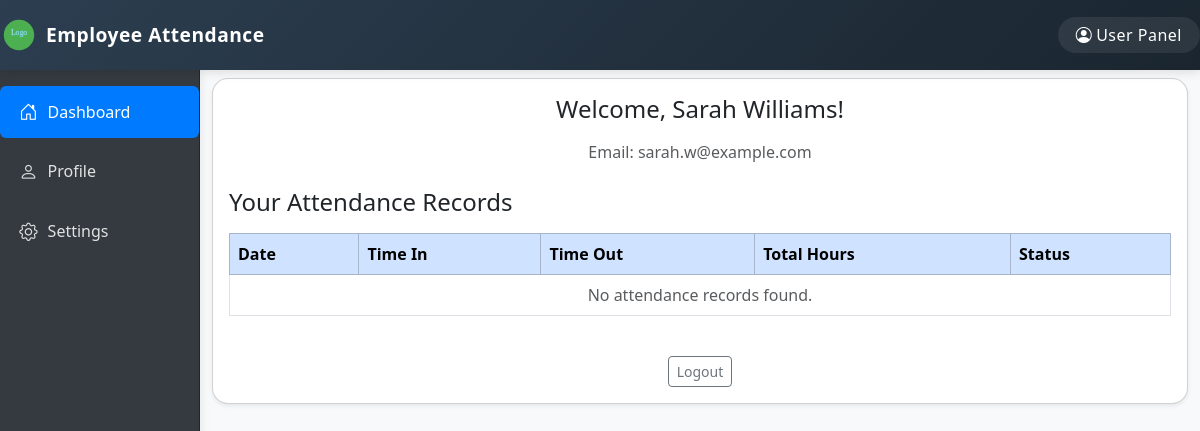
Page /views/user/dashboard.php (signed in) on the earlier database version.
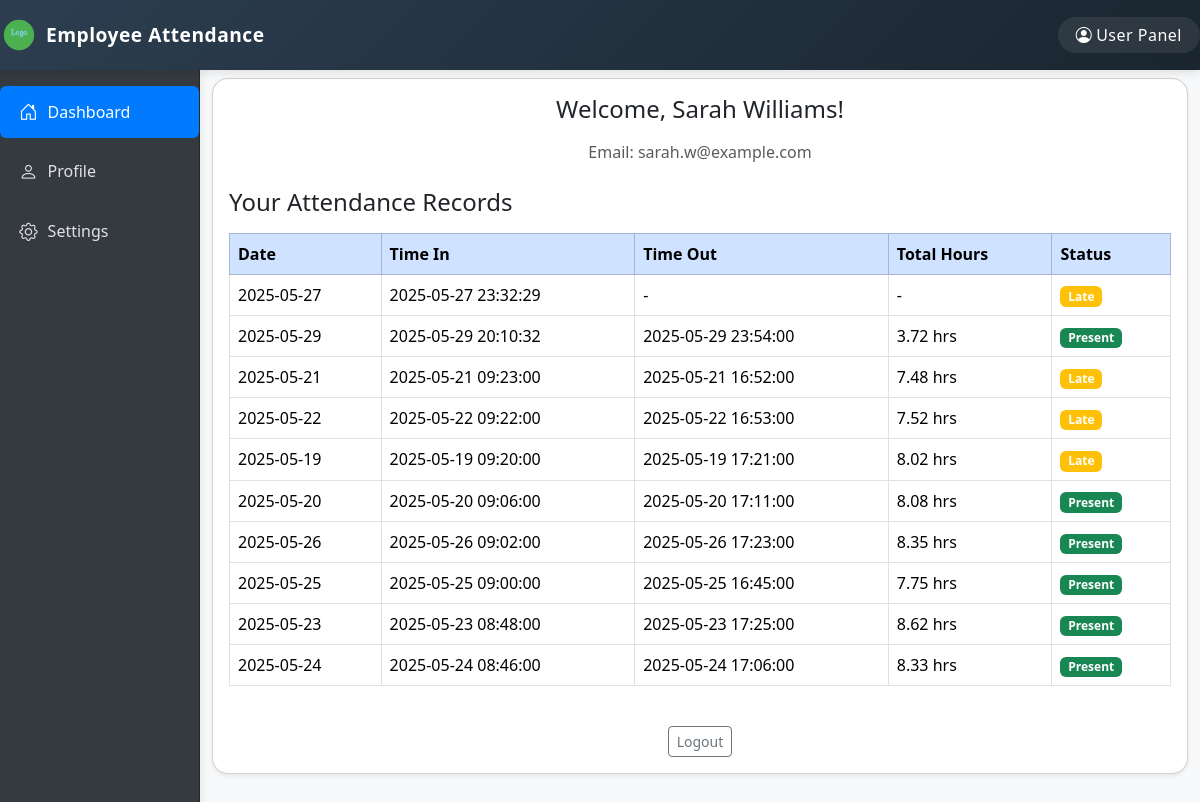
Same page on the later database version.
### tables this page shows
CREATE TABLE `users` (
  `id` int(11) NOT NULL,
  `username` varchar(50) NOT NULL,
  `password` varchar(255) NOT NULL,
  `email` varchar(100) NOT NULL,
  `code` varchar(255) NOT NULL,
  `created_at` timestamp NOT NULL DEFAULT current_timestamp()
);

CREATE TABLE `morning_time_log` (
  `id` int(11) NOT NULL,
  `employee_id` int(11) NOT NULL,
  `time_in` datetime DEFAULT NULL,
  `time_out` datetime DEFAULT NULL,
  `status` enum('present','late','absent') DEFAULT 'absent'
);

### db/connect.php (called while the page is built, shortened)
<?php
$host = "localhost";
$username = "root";
$password = "";
$database = "employee_attendance";
try {
    $conn = new mysqli($host, $username, $password, $database);
    return $conn;
} catch (Exception $e) {
    die("Database connection error: " . $e->getMessage());
}
?>

### controller/user/user_dashboard.php (called while the page is built, shortened)
<?php
require_once '../../db/connect.php';
$user_id = $_SESSION['user_id'];
$stmt = $conn->prepare("SELECT username, email FROM users WHERE id = ?");
$stmt->bind_param("i", $user_id);
$stmt->execute();
$user_result = $stmt->get_result();
$user = $user_result->fetch_assoc();
$stmt = $conn->prepare("SELECT id, DATE(time_in) AS date, TIME(time_in) AS time_in, TIME(time_out) AS time_out, time_in, time_out, status
    FROM morning_time_log
    WHERE employee_id = ? AND time_in IS NOT NULL AND TIME(time_in) != '00:00:00'
    ORDER BY time_in DESC");
$stmt->bind_param("i", $user_id);
$stmt->execute();
$attendance_result = $stmt->get_result();
$attendance = [];
while ($row = $attendance_result->fetch_assoc()) {
    $hours = '-';
    if (!empty($row['time_out']) && !empty($row['time_in'])) {
        $timeIn = new DateTime($row['time_in']);
        $timeOut = new DateTime($row['time_out']);
        $interval = $timeIn->diff($timeOut);
        $hours = $interval->h + ($interval->i / 60);
        $hours = round($hours, 2) . ' hrs';
    }
    $row['total_hours'] = $hours;
    $attendance[] = $row;
}
return [
    'user' => $user,
    'attendance' => $attendance
];

### views/user/dashboard.php (the view, shortened to what this page needs)
<?php
$data = include_once '../../controller/user/user_dashboard.php';
$user = $data['user'];
$attendance = $data['attendance'];
?>
<!DOCTYPE html>
<html lang="en">
<head>
    <link rel="stylesheet" href="../../assets/css/bootstrap.min.css">
</head>
<body class="bg-light">
<?php
require_once '../../includes/user/header.php';
?>
<div class="container-fluid" style="min-height:100vh;">
    <div class="row">
        <div class="col-md-2 p-0">
            <?php require_once '../../includes/user/sidebar.php'; ?>
        </div>
        <div class="col-md-10 main-content-user">
            <div class="card shadow-sm rounded-4 mb-4">
                <div class="card-body">
                    <h2 class="h4 mb-3 text-center">Welcome, <?php echo htmlspecialchars($user['username']); ?>!</h2>
                    <p class="text-center text-muted mb-4">Email: <?php echo htmlspecialchars($user['email']); ?></p>
                    <h4 class="mb-3">Your Attendance Records</h4>
                    <div class="table-responsive">
                        <table class="table table-bordered table-hover align-middle">
                            <thead class="table-primary">
                                <tr>
                                    <th>Date</th>
                                    <th>Time In</th>
                                    <th>Time Out</th>
                                    <th>Total Hours</th>
                                    <th>Status</th>
                                </tr>
                            </thead>
                            <tbody>
                                <?php if (empty($attendance)): ?>
                                    <tr>
                                        <td colspan="5" class="text-center text-muted">No attendance records found.</td>
                                    </tr>
                                <?php else: ?>
                                    <?php foreach ($attendance as $row): ?>
                                        <tr>
                                            <td><?php echo htmlspecialchars($row['date']); ?></td>
                                            <td><?php echo htmlspecialchars($row['time_in']); ?></td>
                                            <td><?php echo htmlspecialchars($row['time_out'] ?? '-'); ?></td>
                                            <td><?php echo htmlspecialchars($row['total_hours']); ?></td>
                                            <td>
                                                <?php
                                                    $badge = 'secondary';
                                                    if ($row['status'] === 'present') $badge = 'success';
                                                    elseif ($row['status'] === 'late') $badge = 'warning';
                                                    elseif ($row['status'] === 'absent') $badge = 'danger';
                                                ?>
                                                <span class="badge bg-<?php echo $badge; ?>">
                                                    <?php echo ucfirst($row['status']); ?>
                                                </span>
                                            </td>
                                        </tr>
                                    <?php endforeach; ?>
                                <?php endif; ?>
                            </tbody>
                        </table>
                    </div>
                    <div class="mt-4 text-center">
                        <a href="../../controller/user/user_logout.php" class="btn btn-outline-secondary btn-sm">Logout</a>
                    </div>
                </div>
            </div>
        </div>
    </div>
</div>
</body>
</html>

### includes/user/header.php (shortened to what this page needs)
<!DOCTYPE html>
<html lang="en">
<head>
    <link rel="stylesheet" href="../../assets/css/bootstrap.min.css">
</head>
<body>
    <header class="user-header">
        <div class="d-flex align-items-center logo">
            <img src="../../assets/images/logo.svg" alt="Logo">
            <span class="navbar-brand ms-2">Employee Attendance</span>
        </div>
        <div>
            <span class="user-label"><i class="bi bi-person-circle me-1"></i>User Panel</span>
        </div>
    </header>

### includes/user/sidebar.php (shortened to what this page needs)
<aside>
    <nav class="user-sidebar">
        <ul class="nav flex-column">
            <li class="nav-item">
                <a class="nav-link<?php echo basename($_SERVER['PHP_SELF']) == 'dashboard.php' ? ' active' : ''; ?>" href="dashboard.php">
                    <i class="bi bi-house-door"></i> Dashboard
                </a>
            </li>
            <li class="nav-item">
                <a class="nav-link<?php echo basename($_SERVER['PHP_SELF']) == 'profile.php' ? ' active' : ''; ?>" href="profile.php">
                    <i class="bi bi-person"></i> Profile
                </a>
            </li>
            <li class="nav-item">
                <a class="nav-link<?php echo basename($_SERVER['PHP_SELF']) == 'settings.php' ? ' active' : ''; ?>" href="settings.php">
                    <i class="bi bi-gear"></i> Settings
                </a>
            </li>
        </ul>
    </nav>
    <link rel="stylesheet" href="https://cdn.jsdelivr.net/npm/bootstrap-icons@1.11.3/font/bootstrap-icons.css">
</aside>

### views/user/dashboard.php (style rules this page uses)
.main-content-user { margin-top: 0 !important; padding-top: 0.5rem; }
body { margin: 0 !important; }

### includes/user/header.php (style rules this page uses)
.user-header { background: #2c3e50; background-image: linear-gradient(135deg, #2c3e50 0%, #1a252f 100%); color: #fff; padding: 15px 0; display: flex; align-items: center; justify-content: space-between; position: sticky; top: 0; z-index: 1050; min-height: 70px; box-shadow: 0 2px 10px rgba(0,0,0,0.12); }
.user-header .logo img { height: 38px; }
.user-header .navbar-brand { font-weight: 600; font-size: 1.2rem; color: #fff; margin-left: 0.5rem; letter-spacing: 0.5px; }
.user-header .user-label { font-weight: 500; font-size: 1rem; background: rgba(255,255,255,0.08); padding: 7px 18px; border-radius: 20px; color: #fff; letter-spacing: 0.5px; }

### includes/user/sidebar.php (style rules this page uses)
.user-sidebar { width: 100%; max-width: 220px; background: #343a40; border-right: 1px solid #23272b; min-height: 100vh; padding-top: 1rem; color: #fff; font-size: 0.97rem; box-shadow: 1px 0 10px rgba(0,0,0,0.08); }
.user-sidebar .nav-link { color: rgba(255,255,255,0.85); font-weight: 500; border-radius: 0.375rem; margin-bottom: 0.5rem; padding: 0.75rem 1.2rem; display: flex; align-items: center; transition: background 0.15s, color 0.15s; font-size: 1rem; }
.user-sidebar .nav-link.active, .user-sidebar .nav-link:hover { background: #007bff; color: #fff; }
.user-sidebar .nav-link i { margin-right: 10px; font-size: 1.15rem; }

Differences in the rows shown:
added morning_time_log: date "2025-05-27", time_in "2025-05-27 23:32:29", time_out "-", total_hours "-", status "Late"
added morning_time_log: date "2025-05-29", time_in "2025-05-29 20:10:32", time_out "2025-05-29 23:54:00", total_hours "3.72 hrs", status "Present"
added morning_time_log: date "2025-05-21", time_in "2025-05-21 09:23:00", time_out "2025-05-21 16:52:00", total_hours "7.48 hrs", status "Late"
added morning_time_log: date "2025-05-22", time_in "2025-05-22 09:22:00", time_out "2025-05-22 16:53:00", total_hours "7.52 hrs", status "Late"
added morning_time_log: date "2025-05-19", time_in "2025-05-19 09:20:00", time_out "2025-05-19 17:21:00", total_hours "8.02 hrs", status "Late"
added morning_time_log: date "2025-05-20", time_in "2025-05-20 09:06:00", time_out "2025-05-20 17:11:00", total_hours "8.08 hrs", status "Present"
added morning_time_log: date "2025-05-26", time_in "2025-05-26 09:02:00", time_out "2025-05-26 17:23:00", total_hours "8.35 hrs", status "Present"
added morning_time_log: date "2025-05-25", time_in "2025-05-25 09:00:00", time_out "2025-05-25 16:45:00", total_hours "7.75 hrs", status "Present"
added morning_time_log: date "2025-05-23", time_in "2025-05-23 08:48:00", time_out "2025-05-23 17:25:00", total_hours "8.62 hrs", status "Present"
added morning_time_log: date "2025-05-24", time_in "2025-05-24 08:46:00", time_out "2025-05-24 17:06:00", total_hours "8.33 hrs", status "Present"
Other differences:
text no longer shown: "No attendance records found."
